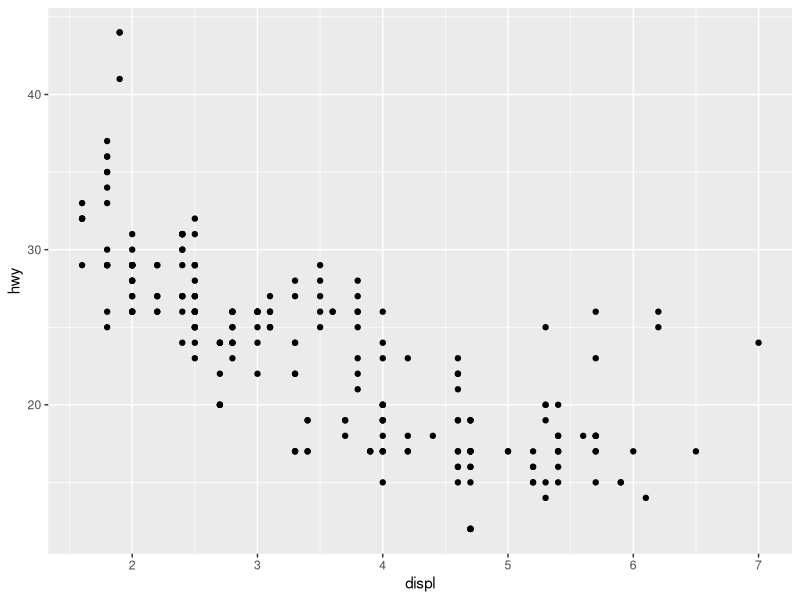
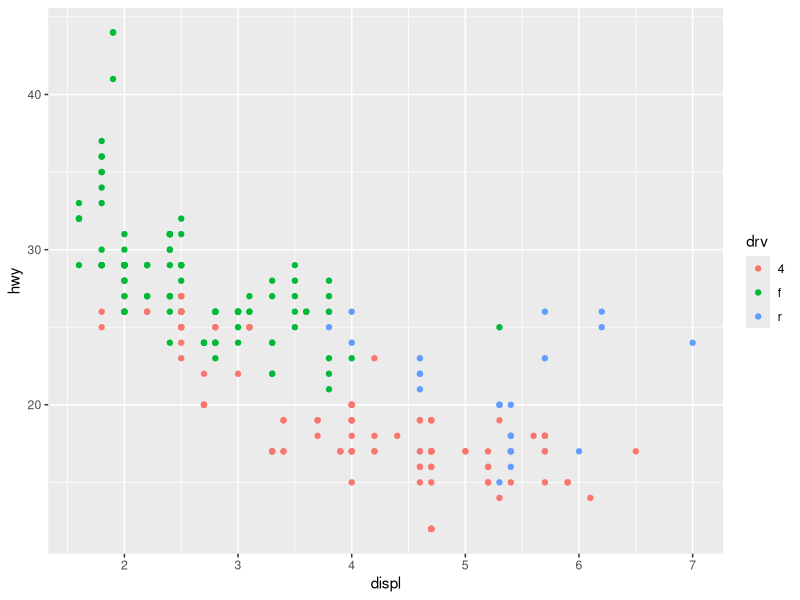
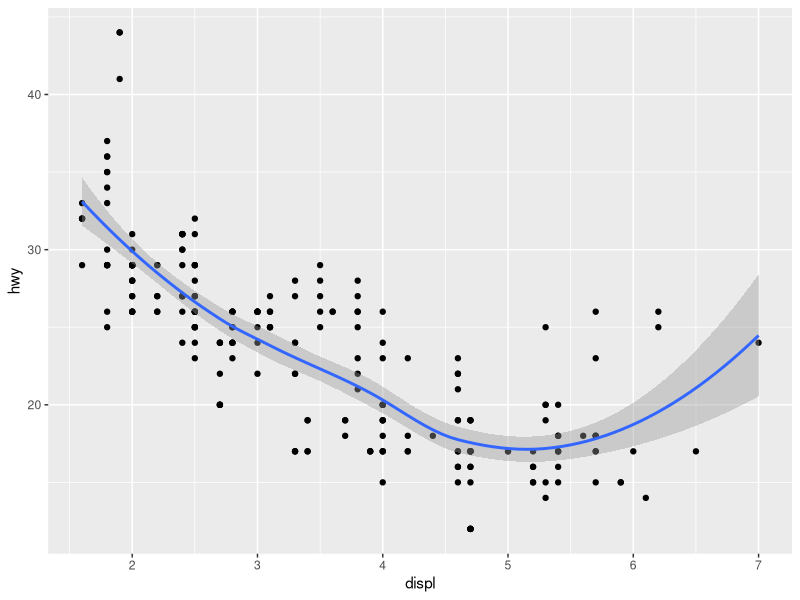
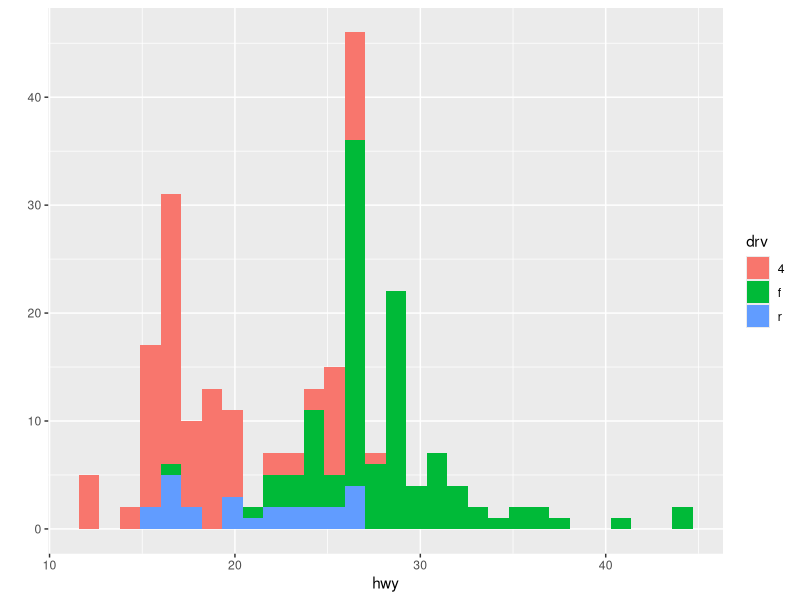
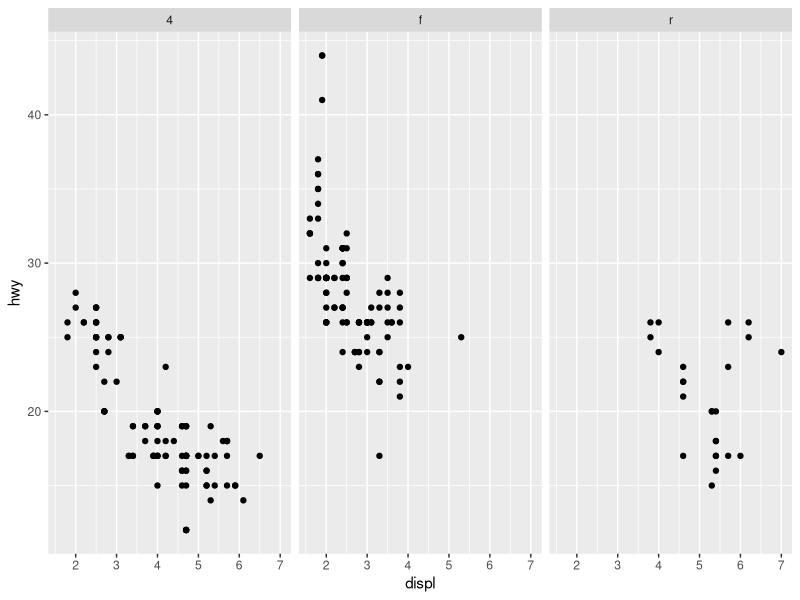
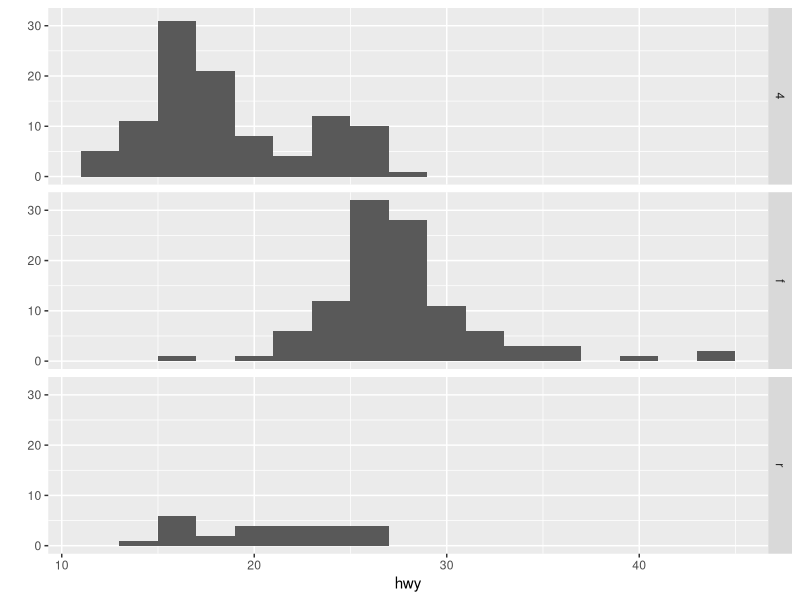
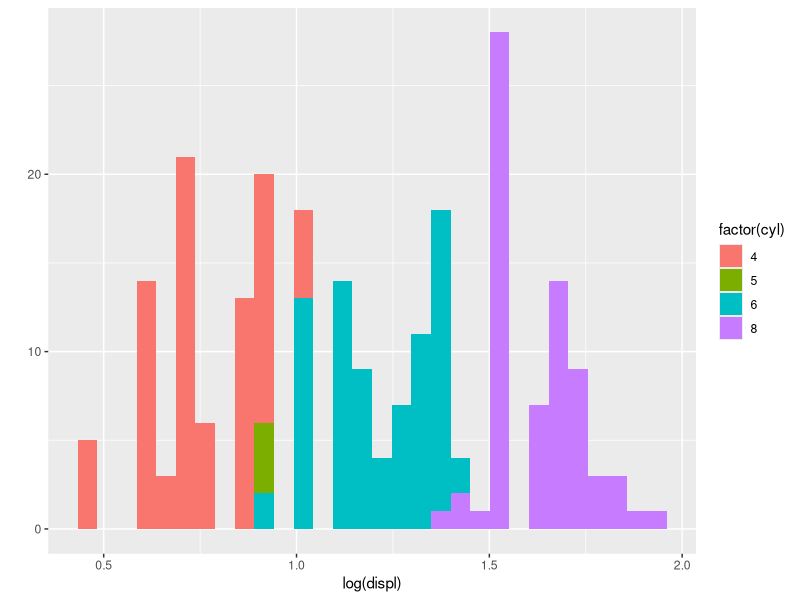
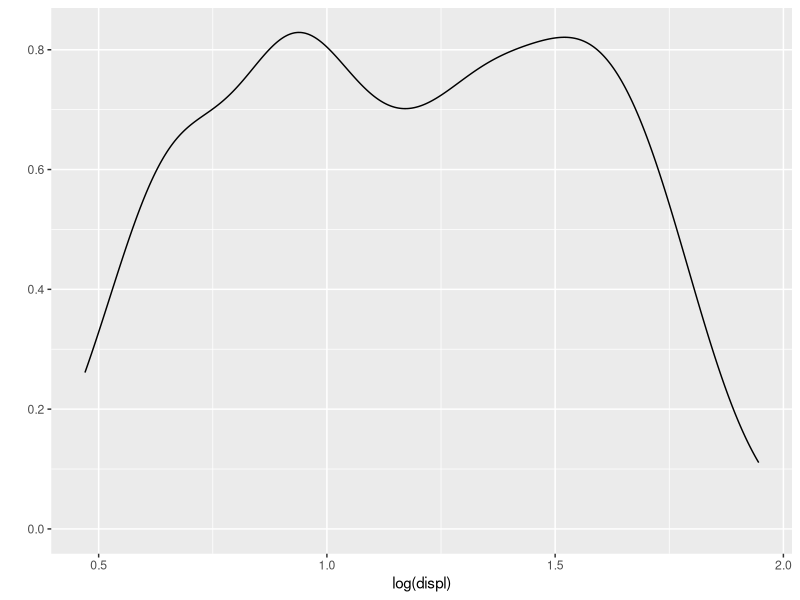

Source code (R) for these figures, in order:
library(ggplot2)

str(mpg)
dim(mpg)
attach(mpg)
names(mpg)

qplot(displ, hwy, data = mpg)
qplot(displ, hwy, data = mpg, color = drv)
qplot(displ, hwy, data = mpg, geom = c("point", "smooth"))

qplot(hwy, data = mpg, fill = drv, bins = 30)

qplot(displ, hwy, data = mpg, facets = . ~ drv)

qplot(hwy, data = mpg, facets = drv ~ ., binwidth = 2)

qplot(log(displ), data = mpg, bins = 30, fill = factor(cyl))

qplot(log(displ), data = mpg, geom = "density")
qplot(log(displ), data = mpg, geom = "density", color = factor(cyl),
      fill = factor(cyl))

qplot(log(displ), log(hwy), data = mpg, 
      shape = factor(cyl), color = factor(drv))

qplot(log(displ), log(hwy), data = mpg, color = factor(fl))

qplot(log(displ), log(hwy), data = mpg, 
      color = factor(fl)) + geom_smooth(method = "lm")

